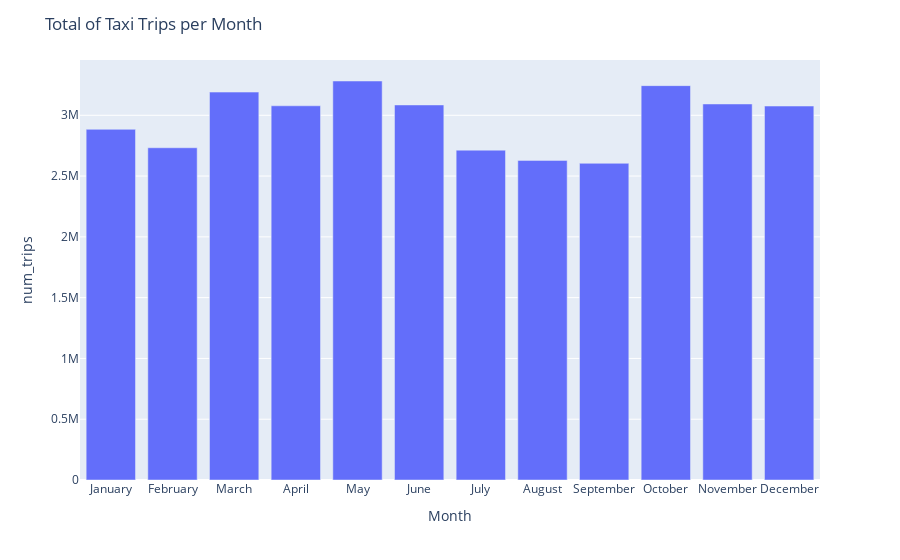

Notebook cell for this chart:
### Code cell
# Mapper les numéros de mois aux noms des mois
month_names = {
    1: "January",
    2: "February",
    3: "March",
    4: "April",
    5: "May",
    6: "June",
    7: "July",
    8: "August",
    9: "September",
    10: "October",
    11: "November",
    12: "December"
}

df_monthly['Month'] = df_monthly['month'].map(month_names)

# Tracez le graphique de barres
fig = px.bar(df_monthly, x="Month", y="num_trips", 
             labels={"Month": "Month", "Num_Trips": "Average Number of Trips"})
fig.update_layout(title="Total of Taxi Trips per Month")
fig.show()

### Figure 1 — Plotly figure (JSON) as saved in the notebook; plotly's stock layout.template omitted (floating-point values rounded to 4 significant figures)
{"data": [{"alignmentgroup": "True", "hovertemplate": "Month=%{x}<br>num_trips=%{y}<extra></extra>", "legendgroup": "", "marker": {"color": "#636efa", "pattern": {"shape": ""}}, "name": "", "offsetgroup": "", "orientation": "v", "showlegend": false, "textposition": "auto", "type": "bar", "x": ["January", "February", "March", "April", "May", "June", "July", "August", "September", "October", "November", "December"], "xaxis": "x", "y": [2884431, 2732837, 3190910, 3078075, 3282018, 3085063, 2713181, 2629087, 2605041, 3243964, 3092956, 3076067], "yaxis": "y"}], "layout": {"barmode": "relative", "legend": {"tracegroupgap": 0}, "margin": {"t": 60}, "title": {"text": "Total of Taxi Trips per Month"}, "xaxis": {"anchor": "y", "domain": [0, 1], "title": {"text": "Month"}}, "yaxis": {"anchor": "x", "domain": [0, 1], "title": {"text": "num_trips"}}}}
